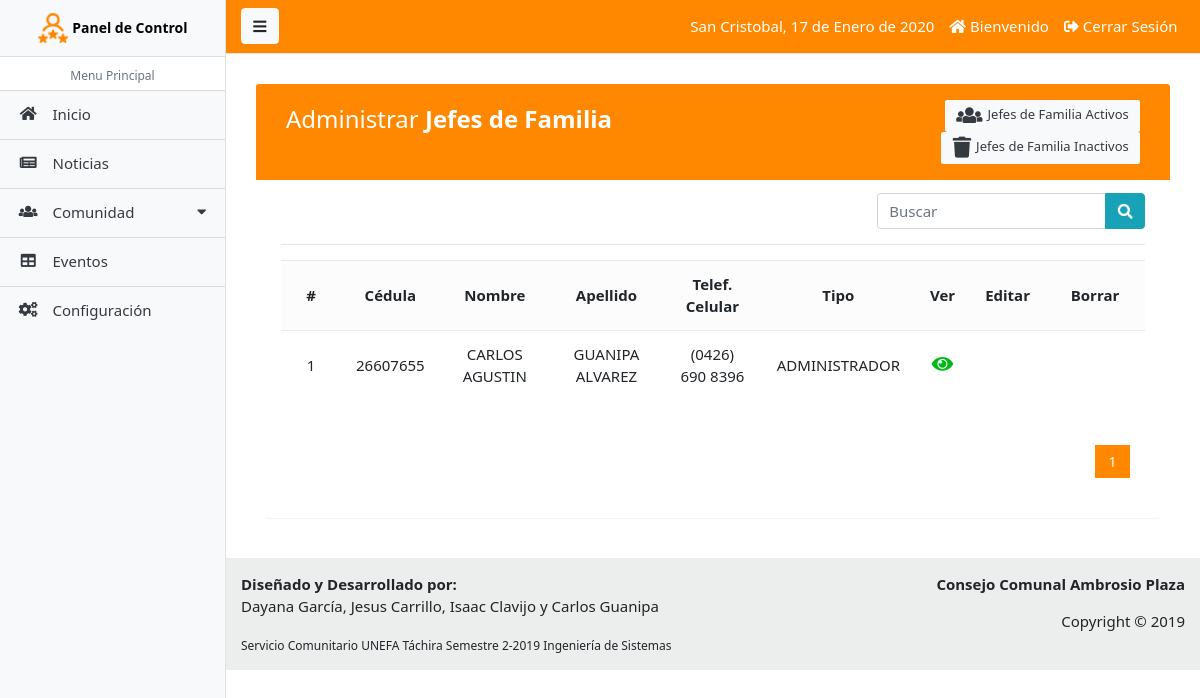
The app's page /paginas/jefe_lista.php (signed in) with its own data.
### tables this page shows
CREATE TABLE `tab_jef` (
  `ident_jef` int(11) NOT NULL,
  `cedul_jef` int(11) DEFAULT NULL,
  `nombr_jef` varchar(45) DEFAULT NULL,
  `apeli_jef` varchar(45) DEFAULT NULL,
  `fecna_jef` date DEFAULT NULL,
  `telem_jef` varchar(45) DEFAULT NULL,
  `telec_jef` varchar(45) DEFAULT NULL,
  `email_jef` varchar(45) DEFAULT NULL,
  `calle_jef` varchar(45) DEFAULT NULL,
  `direc_jef` varchar(200) DEFAULT NULL,
  `tibom_jef` varchar(45) DEFAULT NULL,
  `seria_jef` varchar(45) DEFAULT NULL,
  `usuar_jef` varchar(45) DEFAULT NULL,
  `contr_jef` varchar(45) DEFAULT NULL,
  `statu_jef` char(1) DEFAULT NULL,
  `ident_tip` int(11) NOT NULL
);

CREATE TABLE `tab_tip` (
  `ident_tip` int(11) NOT NULL,
  `nombr_tip` varchar(45) DEFAULT NULL
);

### paginas/jefe_lista.php (the view, shortened to what this page needs)
<?php
  require_once('includes/admin_header.php');
?>
<div class="container-fluid">
	<div class="table-wrapper">
	    <div class="table-title">
	        <div class="row">
            <div class="col-sm-6">
							<h2>Administrar <b>Jefes de Familia</b></h2>
						</div>
						<div class="col-sm-6">
							<a href="jefe_lista.php" class="btn btn-light text-dark"><i class="fa fa-users"></i> Jefes de Familia Activos</a>
							<a href="jefe_lista_inactivo.php" class="btn btn-light text-dark"><i class="fa fa-trash"></i> Jefes de Familia Inactivos</a>
						</div>
	        </div>
	    </div>
	    <div class="row" style="padding-top: 2px;">
	    	<div class="col-sm-8">
				</div>
				<form action="jefe_buscar.php" method="GET" class="col-sm-4" style="padding-top: 1px;">
					<div class="input-group">
						<input type="text" class="form-control" name="busqueda" id="busqueda" placeholder="Buscar">
						<div class="input-group-append">
							<button type="submit" class="btn btn-info"><i class="fa fa-search"></i></button>
						</div>
					</div>
				</form>
	    </div>
	    <hr>
	    <div>
	    	<div class="table-responsive">
					<table class="table table-striped table-hover">
						<tr>
							<th class='text-center'>#</th>
							<th class='text-center'>Cédula</th>
							<th class='text-center'>Nombre</th>
							<th class='text-center'>Apellido</th>
							<th class='text-center'>Telef. Celular</th>
							<th class='text-center'>Tipo</th>
							<th class='text-center'>Ver</th>
							<th class='text-center'>Editar</th>
							<th class='text-center'>Borrar</th>
						</tr>
						<?php
							$sql_registe = mysqli_query($conexion,"SELECT COUNT(*) as total_registro FROM tab_jef WHERE statu_jef = 1");
							$result_registe = mysqli_fetch_array($sql_registe);
							$total_registro = $result_registe['total_registro'];
							$por_pagina = 10;
							if (empty($_GET['pagina']))
							{
								$pagina = 1;
							}else{
								$pagina = $_GET['pagina'];
							}
							$desde = ($pagina-1) * $por_pagina;
							$total_paginas = ceil($total_registro / $por_pagina);
							$query = mysqli_query($conexion,"SELECT u.ident_jef, u.cedul_jef,u.nombr_jef, u.apeli_jef, u.telem_jef, u.usuar_jef, r.ident_tip, r.nombr_tip FROM tab_jef u INNER JOIN tab_tip r ON u.ident_tip = r.ident_tip WHERE statu_jef = 1 ORDER BY ident_jef ASC LIMIT $desde,$por_pagina");
							$result = mysqli_num_rows($query);
							if ($result > 0) {
							 	while ($data = mysqli_fetch_array($query)) {
							 		?>
							 		<tr class="row<?php echo $data['ident_jef']; ?>">
										<td class='text-center'><?php echo $data['ident_jef']; ?></td>
										<td class='text-center'><?php echo $data['cedul_jef']; ?></td>
										<td class='text-center'><?php echo $data['nombr_jef']; ?></td>
										<td class='text-center'><?php echo $data['apeli_jef']; ?></td>
										<td class='text-center'><?php echo $data['telem_jef']; ?></td>
										<td class='text-center'><?php echo $data['nombr_tip']; ?></td>
										<td class='text-center'>
											<a href="jefe_ver.php?id=<?php echo $data['ident_jef']; ?>" class="look"><i class="fa fa-eye"></i></a>
										</td>
										<td class='text-center'>
										</td>
										<td class='text-center'>
										</td>
									</tr>
							 	<?php
							 	}
							 }
						?>
					</table>
				</div>
				<div class="paginador">
					<ul>
						<?php
							for ($i=1; $i <= $total_paginas; $i++)
							{
								if ($i == $pagina)
								{
									echo '<li class="pageSelected">'.$i.'</li>';
								}else{
									echo '<li><a href="?pagina='.$i.'">'.$i.'</a></li>';
								}
							}
								?>
					</ul>
				</div>
	    </div>
	</div>
</div>
<?php require_once('includes/admin_footer.php');  ?>

### css/estilos_admin.css (style rules this page uses)
.paginador ul { padding: 15px; list-style: none; background: #fff; margin-top: 15px; display: -webkit-flex; display: -moz-flex; display: -ms-flex; display: -o-flex; display: flex; justify-content: flex-end; }
.paginador a, .pageSelected { color: #FF8800; border: 1px solid #ddd; padding: 5px; display: inline-block; font-size: 14px; text-align: center; width: 35px; }
.pageSelected { background: #FF8800; color: #FFF; border: 1px solid #FF8800; }

### css/estilos_crud.css (style rules this page uses)
body { color: #566787; background: #f5f5f5; font-family: 'Varela Round', sans-serif; font-size: 13px; }
.table-wrapper { background: #fff; padding: 10px 15px; margin: 10px; border-radius: 3px; box-shadow: 0 1px 1px rgba(0,0,0,.05); }
.table-title { padding-bottom: 15px; background: #FF8800; color: #fff; padding: 16px 30px; margin: -20px -25px 10px; border-radius: 3px 3px 0 0; }
.table-title h2 { margin: 5px 0 0; font-size: 24px; }
.table-title .btn { color: #fff; float: right; font-size: 13px; border: none; min-width: 50px; border-radius: 2px; border: none; outline: none !important; margin-left: 10px; }
.table-title .btn i { float: left; font-size: 21px; margin-right: 5px; }
table.table tr th, table.table tr td { border-color: #e9e9e9; padding: 12px 15px; vertical-align: middle; }
table.table tr th:first-child { width: 60px; }
table.table tr th:last-child { width: 100px; }
table.table-striped tbody tr:nth-of-type(odd) { background-color: #fcfcfc; }
table.table td a { font-weight: bold; color: #566787; display: inline-block; text-decoration: none; outline: none !important; }
table.table td a.look { color: #00B916; }
table.table td i { font-size: 19px; }

### records on screen
tab_jef: ident_jef "1", cedul_jef "26607655", nombr_jef "CARLOS AGUSTIN", apeli_jef "GUANIPA ALVAREZ", telem_jef "(0426) 690 8396", ident_tip.nombr_tip "ADMINISTRADOR"

### other values on screen
fechaC() "17 de Enero de 2020"
